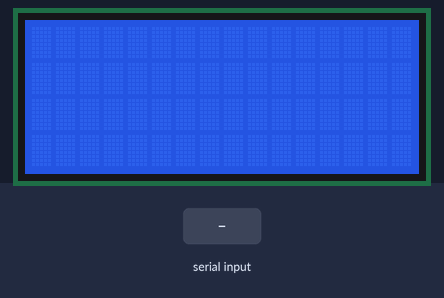
A sketch run on a simulated Arduino Nano, built with avr-gcc and run on an emulated ATmega328P. On the bench: 16×4 character LCD. The inputs (shaded band) are chosen by the test bench.

Above: at 1.2 s.
1.3 s: "1" received over the second serial link
2.8 s: "0" received over the second serial link
At 3.4 s:
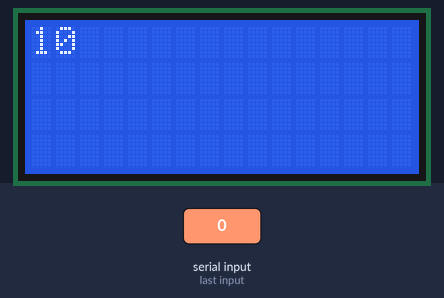
4.3 s: "2" received over the second serial link
At 5.7 s:
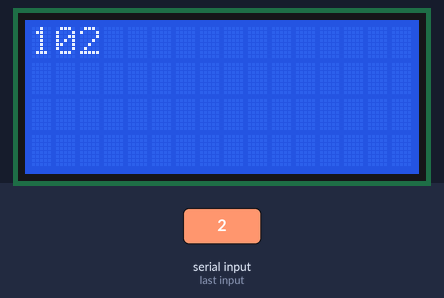
Timing chart, 0 to 7.3 s (numbered marks = the images above; inputs shaded):
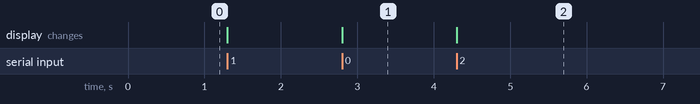

Measured:
- after the input at 2.8 s, the display: changes at once (image 1)
- after the input at 4.3 s, the display: changes at once (image 2)

The sketch:

Arduino_UART_PIC.ino
```cpp
/**
 * @file
 * @author Tyler Gamvrelis
 *
 * Date: August 29, 2017 4:51 PM
 *
 * @defgroup Arduino_UART_PIC
 * @ingroup Demo
 * @brief Sample program for arbitrary information exchange between the main PIC
 *        and the Arduino Nano via UART
 *
 * Preconditions:
 * @pre The Co-processor is not driving lines on the UART bus (e.g. the JP_TX
 *      and JP_RX jumpers are removed)
 * @pre The character LCD is in an Arduino Nano socket
 * @pre PIC-Arduino link switches are enabled (ON) for D1 of the Arduino (the RX
 *      pin). However, make sure that neither of D0 and D1 are enabled (ON)
 *      while programming the Arduino Nano
 */

#include <SoftwareSerial.h>
#include <LiquidCrystal.h>

// Read-only
const byte rxPin = 1;
const byte txPin = 0;
const int rs = 4, en = 5, d4 = 6, d5 = 7, d6 = 8, d7 = 9;

// Set up objects
SoftwareSerial mySerial = SoftwareSerial(rxPin, txPin);
LiquidCrystal lcd(rs, en, d4, d5, d6, d7);

void setup() {
    // Set up the LCD's number of columns and rows
    lcd.begin(16, 4);

    // Configure pin modes for tx and rx
    pinMode(rxPin, INPUT);
    pinMode(txPin, OUTPUT);

    // Open software serial port with baud rate = 9600
    mySerial.begin(9600);
}

void loop() {
    // Wait to receive the message from the main PIC
    if(mySerial.available() > 0){
        // Write received byte to the LCD using ASCII encoding.
        // The received byte can also be seen on your PC under
        // Tools -> Serial Monitor (make sure your rate is 9600)
        unsigned char my_byte = mySerial.read();
        lcd.print((char)my_byte);
    }
}
```
